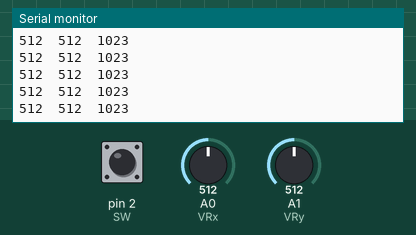
Recording of a sketch running on a simulated Arduino Uno, built with avr-gcc and run on an emulated ATmega328P. On the bench: the last lines printed to the serial monitor. Inputs (shaded band) come from the test bench; at power-on: A0 (VRx) = 512, A1 (VRy) = 512, pin 2 (SW) HIGH.

Above: at 1.2 s.
1.3 s: A0 (VRx) set to 716
At 1.33 s:
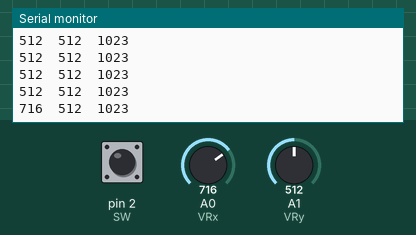
2.8 s: A1 (VRy) set to 716
At 2.81 s:
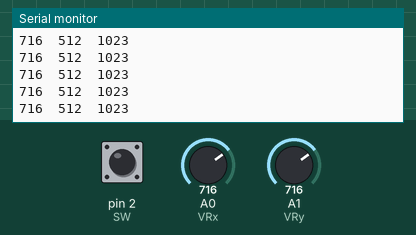
4.3 s: pin 2 (SW) pulled LOW for 3.2 s
At 4.33 s:
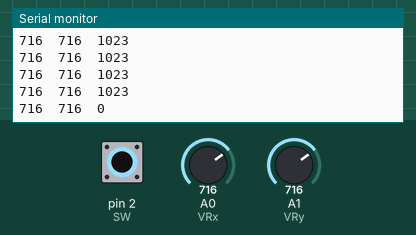
10.5 s: A1 (VRy) set to 1023
At 10.51 s:
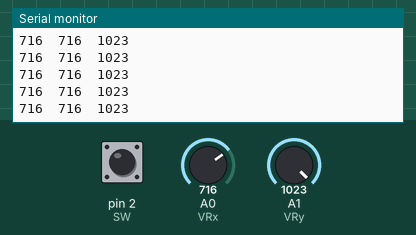
13.5 s: pin 2 (SW) pulled LOW for 0.15 s
At 13.56 s:
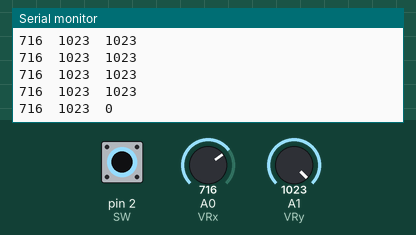
16.6 s: A0 (VRx) set to 900
At 16.61 s:
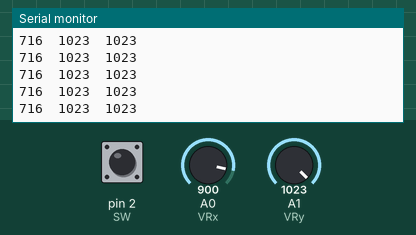
Timing chart, 0 to 19.6 s (numbered marks = the images above; inputs shaded):
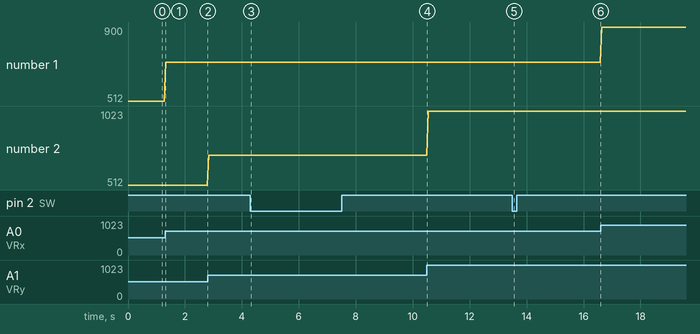

The sketch:

joystick_turtlesim_control_v1.0_.ino
```cpp
// Pin assignments
const int VRx = A0;
const int VRy = A1;
const int SW = 2;

void setup() {
  Serial.begin(9600);
  pinMode(SW, INPUT_PULLUP);
}

void loop() {
  int xValue = analogRead(VRx);
  int yValue = analogRead(VRy);
  int buttonState = digitalRead(SW);

  // Send tab-separated values for ROS
  Serial.print(xValue);
  Serial.print('\t');
  Serial.print(yValue);
  Serial.print('\t');
  Serial.println(buttonState == LOW ? 0 : 1023);

  delay(50);  // Adjust for responsiveness
}
```

Measured:
- after the input at 1.3 s, the serial monitor: prints a new line at once (image 1)
- after the input at 4.3 s, the serial monitor: prints a new line at once (image 3)
- after the input at 13.5 s, the serial monitor: prints a new line after 0.05 s (image 5)
- plotted number 1: 512 → 716 after the input at 1.3 s, 716 → 900 after the input at 16.6 s
